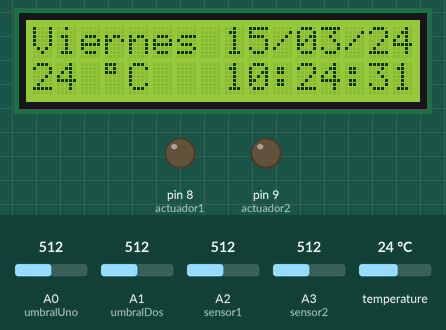
Recording of a sketch running on a simulated Arduino Uno, built with avr-gcc and run on an emulated ATmega328P. Shown: 16×2 character LCD, output pins drawn as LEDs (lit = HIGH). The test bench sets the inputs (shaded band); at power-on: temperature 24 °C, A0 (umbralUno) = 512, A1 (umbralDos) = 512, A2 (sensor1) = 512, A3 (sensor2) = 512. The local clock reads 2024-03-15 10:24:30 at power-on unless the sketch sets it.

Above: at 2.2 s.
2.3 s: temperature set to 12 °C
At 7.8 s:
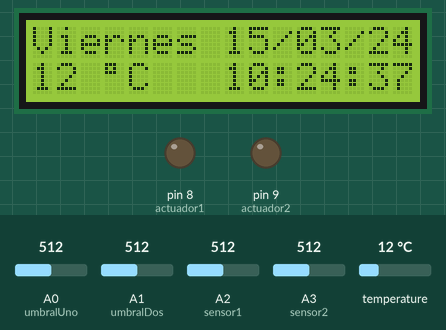
14.3 s: A0 (umbralUno) set to 716
At 23.4 s:
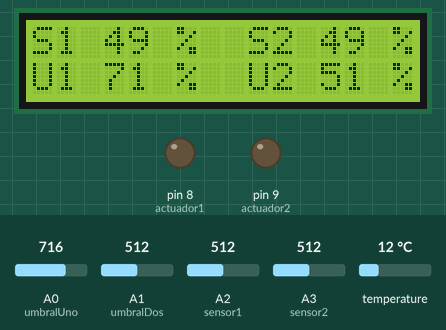
26.3 s: A1 (umbralDos) set to 716
At 35.5 s:
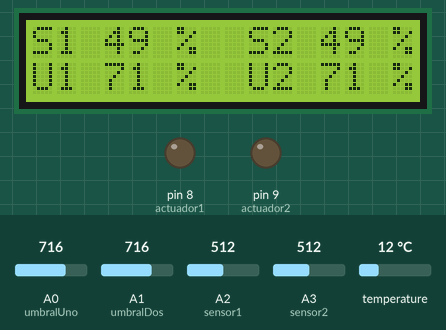
38.3 s: A2 (sensor1) set to 716
At 47.6 s:
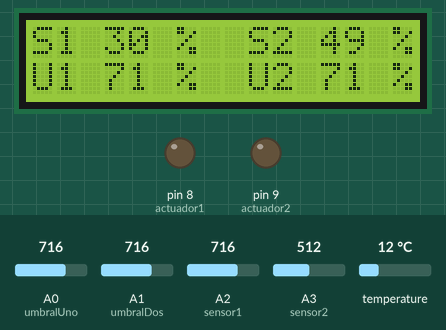
50.3 s: A3 (sensor2) set to 716
At 59.7 s:
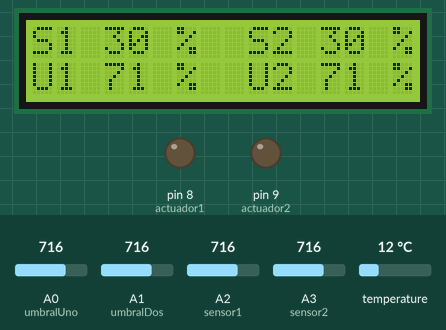
62.3 s: temperature set to 19 °C
At 68.3 s:
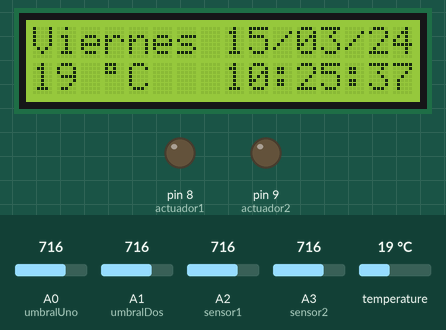
Timing chart, 0 to 69.8 s (numbered marks = the images above; inputs shaded):
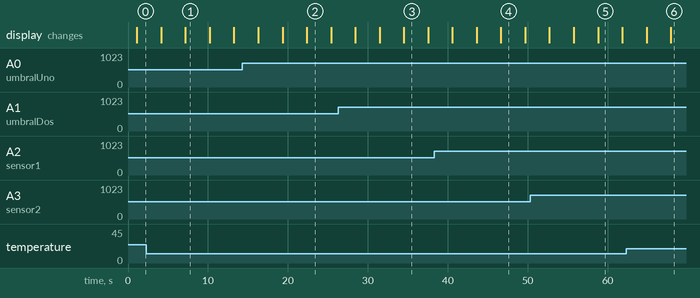

Measured:
- what the display in image 1 shows lasts 3.0 s, from 7.2 s to 10.2 s

The sketch:

riegoFinal.ino
```cpp
/*
 * Controlador para sistema de riego automatico.
 * Muestra la informacion en un lcd a traves de protocolo i2c
 * y utiliza un reloj para evitar riego en horas de mayor expocision solar.
 * Aprovecha las funciones de fecha, hora y temperatura del reloj para mostrarlas en display
 * Mide la humedad del suelo con sensores FC-28, y habilita señal de riego
 */

//#include <Wire.h>  ya incluida en liquid Cristal
#include <LiquidCrystal_I2C.h>
#include <RTClib.h>

LiquidCrystal_I2C lcd(0x27, 16, 2);    //declara lcd,  direccion 20 , display 16x2
RTC_DS3231 rtc;     //declara reloj

//array de dias de la semana para mostrar el dia (0 a 6)
char diaSemana [7][10] = { "Domingo", "Lunes", "Martes", "Miercole", "Jueves", "Viernes", "Sabado"};
int dia, hora;
int temp;

int sensor1 = A2;                                     // sensores de humedad
int sensor2 = A3;
int umbralUno = A0;     //potenciometros para regular umbral
int umbralDos = A1;
int sensado1, sensado2, u1, u2;   // variables para guardar valores de sensor
float porcentajeSensado;
byte actuador1 = 8;   //salida para actuador 1
byte actuador2 = 9;

void setup() {
  pinMode(actuador1, OUTPUT);
  pinMode(actuador2, OUTPUT);

  digitalWrite(actuador1, LOW);
  digitalWrite(actuador2, LOW);

  Serial.begin(9600);                             // lectura serie

  // initializar reloj
  if(!rtc.begin()) {
      Serial.println("No se encuentra RTC!");
      Serial.flush();
      while (1) delay(10);
  }

  // inicializa con fecha y hora de compilacion
  if(rtc.lostPower()) {
        // carga fecha y hora de compilacion cuando se queda sin bat
        rtc.adjust(DateTime(F(__DATE__), F(__TIME__)));
    }

  //desabilita puerto 32k
  rtc.disable32K();
  // deshabilita señal clock write
  rtc.writeSqwPinMode(DS3231_OFF);

  lcd.clear();                        //borra lcd
  lcd.init();                        //arranca lcd
  lcd.backlight();                  //enciende backlight

  //debug
  //rtc.adjust(DateTime(2020,11,2,20,21,0));

  delay(1000);

}

void loop() {

  // lectura de umbral humedad para el sensor 1
  u1 = analogRead(umbralUno);
  u2 = analogRead(umbralDos);

  //convierto a porcentaje, cambiando medida de 50 a 1000 para evitar ruido del potenciometro
  if (u1 > 999) {
    porcentajeSensado = 100;
  }
  else if ((u1 <= 999) && (u1 >= 50)) {
     porcentajeSensado = (u1 / 10.0);
  }
  else {
    porcentajeSensado = 0;
  }

  u1 = porcentajeSensado;     //vuelvo a int para tener numeros redondos

  if (u2 > 999) {
    porcentajeSensado = 100;
  }
  else if ((u2 <= 999) && (u2 >= 50)) {
     porcentajeSensado = (u2 / 10.0);
  }
  else {
    porcentajeSensado = 0;
  }

  u2 = porcentajeSensado;

  sensado1 = analogRead(sensor1);   // lectura sensor, siendo 0 humedad maxima y 1023 sequia maxima
  porcentajeSensado = 100* (1 - (sensado1 / 1023.0));
  sensado1 = porcentajeSensado;

  sensado2 = analogRead(sensor2);
  porcentajeSensado = 100* (1 - (sensado2 / 1023.0));
  sensado2 = porcentajeSensado;

  char date[10] = "hh:mm:ss";   //carga hora en formato correcto
  char dateYear[10] = "DD/MM/YY";   //carga dia, mes y año
  rtc.now().toString(date);
  rtc.now().toString(dateYear);
  dia = rtc.now().dayOfTheWeek();   //dias de la semana: 0 = domingo, 1 = lunes, etc
  hora = rtc.now().hour();    //capturo la hora para riego

  temp = rtc.getTemperature();

  lcd.clear();
  lcd.setCursor(0,0);
  lcd.print(diaSemana[dia]);
  lcd.setCursor(8,0);
  lcd.print(dateYear);

  lcd.setCursor(0,1);
  lcd.print(temp);
  lcd.setCursor(3,1);
  lcd.print((char)223);   //simbolo de grados
  lcd.print("C");
  lcd.setCursor(8,1);
  lcd.print(date);
  delay(3000);

  lcd.clear();
  lcd.setCursor(0,0);
  lcd.print("S1");
  lcd.setCursor(3,0);
  lcd.print(sensado1);
  lcd.setCursor(6,0);
  lcd.print("%");
  lcd.setCursor(9,0);
  lcd.print("S2");
  lcd.setCursor(12,0);
  lcd.print(sensado2);
  lcd.setCursor(15,0);
  lcd.print("%");

  lcd.setCursor(0,1);
  lcd.print("U1");
  lcd.setCursor(3,1);
  lcd.print(u1);
  lcd.setCursor(6,1);
  lcd.print("%");
  lcd.setCursor(9,1);
  lcd.print("U2");
  lcd.setCursor(12,1);
  lcd.print(u2);
  lcd.setCursor(15,1);
  lcd.print("%");
  delay(3000);

  //riega si falta humedad, y entre las 8 y las 10, o entre las 19 y 21 hs
  if ((sensado1 < u1)
  && (((hora >=8) && (hora < 10))
  || ((hora >=19) && (hora < 21)))) {
    digitalWrite(actuador1, HIGH);
    lcd.clear();
    lcd.setCursor(0,0);
    lcd.print("REGANDO");
    lcd.setCursor(0,1);
    lcd.print("BOMBA 1");
    delay(10000);
    digitalWrite(actuador1, LOW);
  }

  if ((sensado2 < u2)
  && (((hora >=8) && (hora < 10))
  || ((hora >=19) && (hora < 21)))) {
    digitalWrite(actuador2, HIGH);
    lcd.clear();
    lcd.setCursor(0,0);
    lcd.print("REGANDO");
    lcd.setCursor(0,1);
    lcd.print("BOMBA 2");
    delay(10000);
    digitalWrite(actuador2, LOW);
  }
}
```
